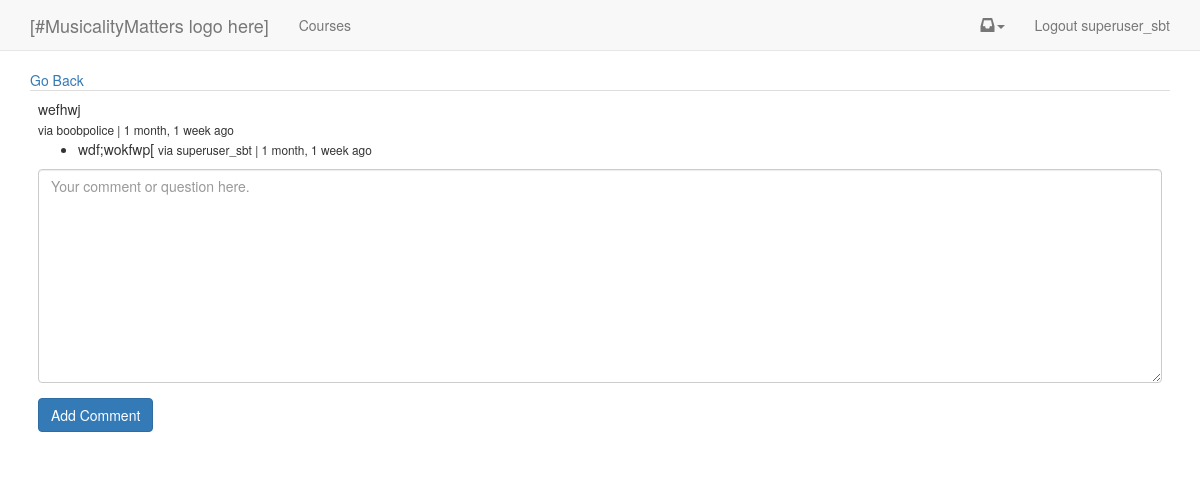
The app's page /comment/1 (signed in) with its own data.
### accounts/models.py (models this page shows, shortened)
class MyUser(AbstractBaseUser):
    username = models.CharField(
        max_length=100,
        unique=True,
    )
    email = models.EmailField(
        verbose_name='email address',
        max_length=255,
        unique=True,
    )
    first_name = models.CharField(max_length=120, null=True, blank=True)
    last_name = models.CharField(max_length=120, null=True, blank=True)
    is_member = models.BooleanField(default=False,
     verbose_name='Paid Member')
    is_active = models.BooleanField(default=True)
    is_admin = models.BooleanField(default=False)
    objects = MyUserManager()
    USERNAME_FIELD = 'username'
    REQUIRED_FIELDS = ['email']

### comments/models.py (models this page shows, shortened)
class Comment(models.Model):
	user = models.ForeignKey(MyUser)
	parent = models.ForeignKey("self", null=True, blank=True)
	path = models.CharField(max_length=350)
	video = models.ForeignKey(Video, null=True, blank=True)
	text = models.TextField()
	updated = models.DateTimeField(auto_now=True, auto_now_add=False)
	timestamp = models.DateTimeField(auto_now=False, auto_now_add=True)
	active = models.BooleanField(default=True)
	objects = CommentManager()
	class Meta:
		ordering = ['-timestamp']
	@property
	def get_origin(self):
		return self.path
	@property
	def get_comment(self):
		return self.text
	@property
	def is_child(self):
		if self.parent is not None:
			return True
		else:
			return False
	@property
	def get_children(self):
		if self.is_child:
			return None
		else:
			return Comment.objects.filter(parent=self)

### comments/views.py (the view)
# urls.py: url(r'^comment/(?P<id>\d+)$', 'comment_thread', name='comment_thread'),
@login_required
def comment_thread(request, id):
	comment = Comment.objects.get(id=id)
	form = CommentForm()
	context = {
	'form':form,
	'comment':comment,
	}
	return render(request, "comments/comment_thread.html", context)

### comments/forms.py
class CommentForm(forms.Form):
	comment = forms.CharField(widget=forms.Textarea(attrs={"placeholder": "Your comment or question here."}))
	def __init__(self, data=None, files=None, **kwargs):
		super(CommentForm, self).__init__(data, files, kwargs)
		self.helper = FormHelper()
		self.helper.form_show_labels = False
		self.helper.add_input(Submit('submit', 'Add Comment',css_class='btn btn-primary'))

### accounts/models.py (called while the page is built)
    def get_queryset(self):
        return MyUserQuerySet(self.model, using=self._db)

### templates/comments/comment_thread.html (shortened to what this page needs)
{% extends "base.html" %}
{% load crispy_forms_tags %}
{% block content %}
<a href='{{ comment.get_origin }}'>Go Back</a>
<table class='table'>
<tr><td>{{ comment.get_comment }}
<br/><small>via {{ comment.user }} | {{ comment.timestamp|timesince }} ago</small>
{% if not comment.is_child %}
	<ul>
	{% for child in comment.get_children %}
	<li>{{ child.get_comment }}
	<small> via {{ child.user }} | {{child.timestamp|timesince }} ago</small></li>
	{% endfor %}
	</ul>
		<div>
			<form method="POST" action='{% url "comment_create" %}'>{% csrf_token %}
			{% crispy form form.helper %}
			</form>
		</div>
	{% endif %}
</td></tr>
</table>
{% endblock %}

### templates/navbar.html (shortened to what this page needs)
    <nav class="navbar navbar-default navbar-static-top">
      <div class="container">
        <div class="navbar-header">
          <a class="navbar-brand" href="#">[#MusicalityMatters logo here]</a>
        </div>
        <div id="navbar" class="navbar-collapse collapse">
          <ul class="nav navbar-nav">
            <li><a href="{% url 'courses' %}">Courses</a></li>
          </ul>
          <ul class="nav navbar-nav navbar-right">
            {% if user.is_authenticated%}
            <li class="dropdown">
          <a href="#" class="dropdown-toggle notification-toggle" data-toggle="dropdown" role="button" aria-haspopup="true" aria-expanded="false"><span class="glyphicon glyphicon-inbox" aria-hidden="true"></span><span class="caret"></span></a>
        </li>
            <li><a href="{% url 'logout' %}">Logout {{ user }}</a></li>
            {% else %}
            <li><a href="{% url 'login' %}">Login</a></li>
            {% endif %}
          </ul>
        </div>
      </div>
    </nav>

### records on screen
MyUser: username "superuser_sbt"
Comment: get_comment "wefhwj", user "boobpolice", timestamp "1 month, 1 week"
Comment: get_comment "wdf;wokfwp[", user "superuser_sbt", timestamp "1 month, 1 week"
